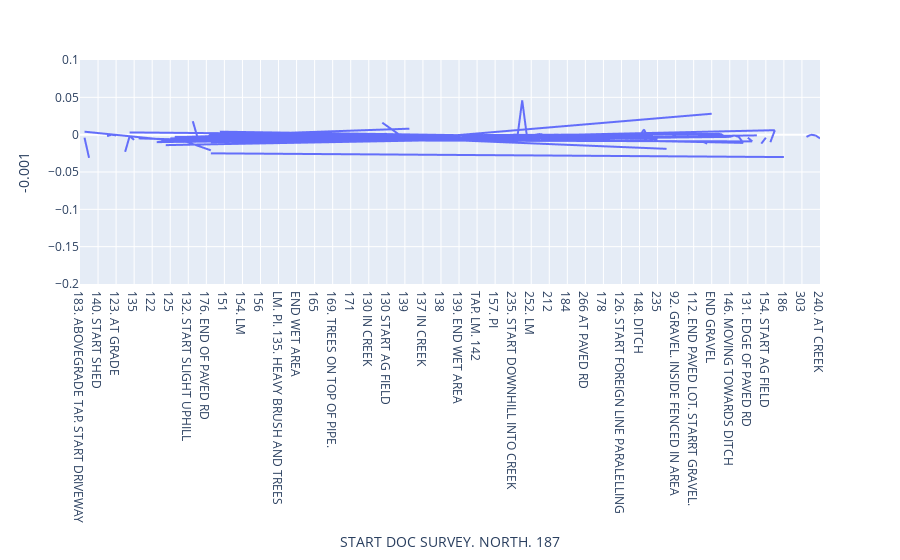

Notebook code for this chart:
### Code cell
#PLOT THE CIS DATA
CIS_Graph = px.line(CIS, x='START DOC SURVEY. NORTH. 187', y='-0.001', range_y=[-.2, .1])
CIS_Graph.show()

### Figure 1 — Plotly figure (JSON) as saved in the notebook; plotly's stock layout.template omitted (floating-point values rounded to 4 significant figures; data arrays with more than 128 entries replaced by an {"elided": "..."} marker saying what was removed)
{"data": [{"hovertemplate": "START DOC SURVEY. NORTH. 187=%{x}<br>-0.001=%{y}<extra></extra>", "legendgroup": "", "line": {"color": "#636efa", "dash": "solid"}, "marker": {"symbol": "circle"}, "mode": "lines", "name": "", "showlegend": false, "type": "scattergl", "x": {"elided": "1290 str values"}, "xaxis": "x", "y": {"elided": "1290 float values"}, "yaxis": "y"}], "layout": {"legend": {"tracegroupgap": 0}, "margin": {"t": 60}, "xaxis": {"anchor": "y", "domain": [0, 1], "title": {"text": "START DOC SURVEY. NORTH. 187"}}, "yaxis": {"anchor": "x", "domain": [0, 1], "range": [-0.2, 0.1], "title": {"text": "-0.001"}}}}
